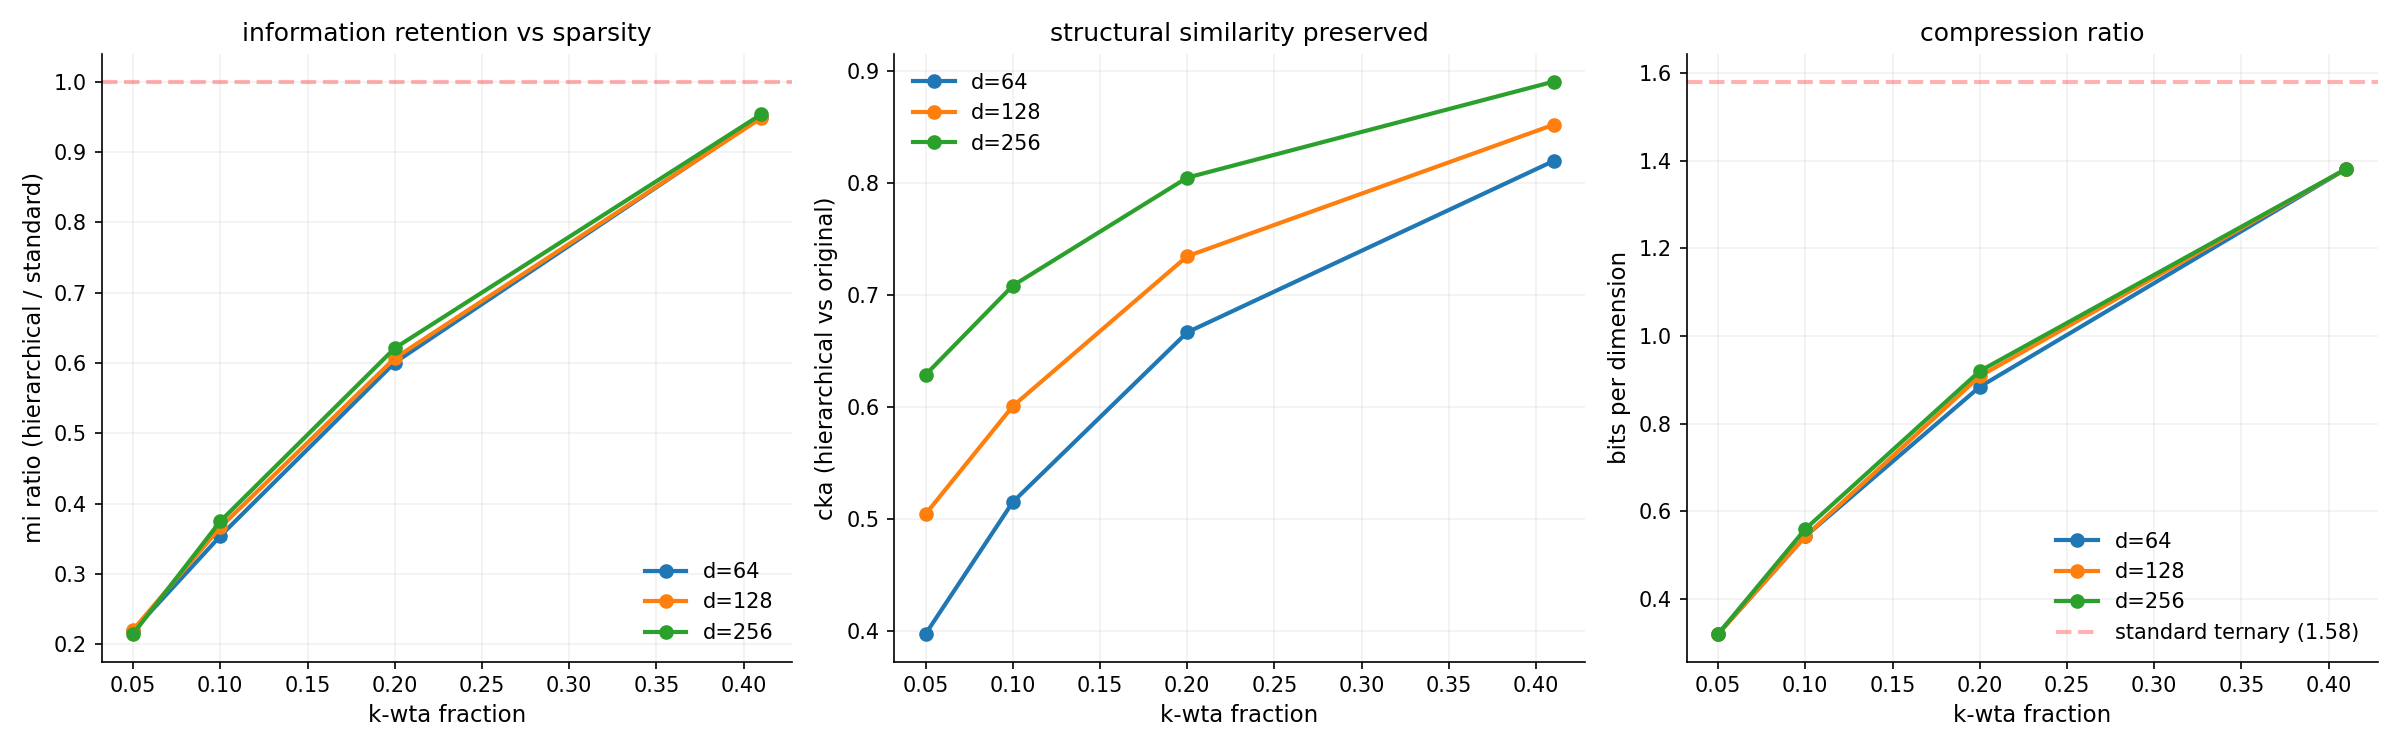

Here is the Python script that generated this plot:
from __future__ import annotations

import sys
import time
from pathlib import Path

import numpy as np

sys.path.insert(0, str(Path(__file__).resolve().parent.parent))
from shared import (
    apply_plot_style,
    build_rng,
    build_run_record,
    child_rng,
    discrete_mutual_information,
    linear_cka,
    mean_confidence_interval,
    paired_difference_stats,
    utc_now_iso,
    write_json,
)

SCRIPT_PATH = Path(__file__).resolve()
SEED = 42
D_VALUES = [64, 128, 256]
K_FRACTIONS = [0.05, 0.10, 0.20, 0.41]
N_SAMPLES = 256
TRIALS = 16


def standard_ternary(x, alpha=1.0):
    threshold = alpha * np.mean(np.abs(x), axis=-1, keepdims=True)
    signs = np.sign(x)
    mask = np.abs(x) > threshold
    return signs * mask


def hierarchical_ternary(x, k_fraction):
    n, d = x.shape
    k = max(1, int(d * k_fraction))
    abs_x = np.abs(x)
    thresholds = np.partition(abs_x, -k, axis=-1)[:, -k]
    mask = abs_x >= thresholds[:, None]
    signs = np.sign(x)
    return signs * mask


def compute_metrics(x_original, x_quantized):
    n, d = x_original.shape

    firing_rate = float(np.mean(x_quantized != 0))

    mi_values = []
    for dim in range(min(8, d)):
        x_binned = np.digitize(x_original[:, dim], bins=np.linspace(-3, 3, 20))
        q_vals = x_quantized[:, dim].astype(int)
        mi = discrete_mutual_information(x_binned, q_vals)
        if mi is not None:
            mi_values.append(mi)

    mean_mi = float(np.mean(mi_values)) if mi_values else 0.0
    cka = linear_cka(x_original, x_quantized)

    bits_per_dim = 0.0
    if firing_rate > 0:
        p_nonzero = firing_rate
        p_zero = 1.0 - p_nonzero
        if p_zero > 0 and p_nonzero > 0:
            bits_per_dim = -(p_zero * np.log2(p_zero) + p_nonzero * np.log2(p_nonzero))
            if p_nonzero > 0:
                bits_per_dim += p_nonzero * 1.0

    return {
        "firing_rate": firing_rate,
        "mean_mi": mean_mi,
        "cka": cka if cka is not None else 0.0,
        "bits_per_dim": bits_per_dim,
    }


def main():
    apply_plot_style()
    import matplotlib.pyplot as plt

    started = utc_now_iso()
    t0 = time.time()
    rng = build_rng(SEED)

    all_trials = []

    for d in D_VALUES:
        for k_frac in K_FRACTIONS:
            for trial in range(TRIALS):
                trial_rng = child_rng(rng)
                x = trial_rng.standard_normal((N_SAMPLES, d))

                q_standard = standard_ternary(x)
                q_hierarchical = hierarchical_ternary(x, k_frac)

                m_std = compute_metrics(x, q_standard)
                m_hier = compute_metrics(x, q_hierarchical)

                all_trials.append({
                    "d": d,
                    "k_fraction": k_frac,
                    "trial": trial,
                    "standard_mi": m_std["mean_mi"],
                    "standard_cka": m_std["cka"],
                    "standard_fr": m_std["firing_rate"],
                    "standard_bpd": m_std["bits_per_dim"],
                    "hierarchical_mi": m_hier["mean_mi"],
                    "hierarchical_cka": m_hier["cka"],
                    "hierarchical_fr": m_hier["firing_rate"],
                    "hierarchical_bpd": m_hier["bits_per_dim"],
                })

    fig, axes = plt.subplots(1, 3, figsize=(16, 5))

    ax1 = axes[0]
    for d in D_VALUES:
        mi_ratios = []
        for k in K_FRACTIONS:
            std_mi = np.mean([t["standard_mi"] for t in all_trials if t["d"] == d and t["k_fraction"] == k])
            hier_mi = np.mean([t["hierarchical_mi"] for t in all_trials if t["d"] == d and t["k_fraction"] == k])
            mi_ratios.append(hier_mi / max(std_mi, 1e-10))
        ax1.plot(K_FRACTIONS, mi_ratios, marker="o", label=f"d={d}")
    ax1.set_xlabel("k-wta fraction")
    ax1.set_ylabel("mi ratio (hierarchical / standard)")
    ax1.set_title("information retention vs sparsity")
    ax1.axhline(y=1.0, color="red", linestyle="--", alpha=0.3)
    ax1.legend()

    ax2 = axes[1]
    for d in D_VALUES:
        ckas = [np.mean([t["hierarchical_cka"] for t in all_trials if t["d"] == d and t["k_fraction"] == k]) for k in K_FRACTIONS]
        ax2.plot(K_FRACTIONS, ckas, marker="o", label=f"d={d}")
    ax2.set_xlabel("k-wta fraction")
    ax2.set_ylabel("cka (hierarchical vs original)")
    ax2.set_title("structural similarity preserved")
    ax2.legend()

    ax3 = axes[2]
    for d in D_VALUES:
        bpds = [np.mean([t["hierarchical_bpd"] for t in all_trials if t["d"] == d and t["k_fraction"] == k]) for k in K_FRACTIONS]
        ax3.plot(K_FRACTIONS, bpds, marker="o", label=f"d={d}")
    ax3.axhline(y=1.58, color="red", linestyle="--", alpha=0.3, label="standard ternary (1.58)")
    ax3.set_xlabel("k-wta fraction")
    ax3.set_ylabel("bits per dimension")
    ax3.set_title("compression ratio")
    ax3.legend()

    plt.tight_layout()
    fig_path = SCRIPT_PATH.parent / "hierarchical_ternary.png"
    plt.savefig(fig_path)
    plt.close()

    summary = {}
    paired_stats = {}
    for k in [0.05, 0.10, 0.20]:
        std_mi = [t["standard_mi"] for t in all_trials if t["k_fraction"] == 0.41 and t["d"] == 256]
        hier_mi = [t["hierarchical_mi"] for t in all_trials if t["k_fraction"] == k and t["d"] == 256]
        std_cka = [t["standard_cka"] for t in all_trials if t["k_fraction"] == 0.41 and t["d"] == 256]
        hier_cka = [t["hierarchical_cka"] for t in all_trials if t["k_fraction"] == k and t["d"] == 256]
        if std_mi and hier_mi:
            paired_stats[f"mi_k{k}_vs_standard"] = paired_difference_stats(std_mi, hier_mi, SEED)
        if std_cka and hier_cka:
            paired_stats[f"cka_k{k}_vs_standard"] = paired_difference_stats(std_cka, hier_cka, SEED)
        summary[f"k{k}_d256_mi"] = mean_confidence_interval(hier_mi)
        summary[f"k{k}_d256_cka"] = mean_confidence_interval(hier_cka)
        summary[f"k{k}_d256_bpd"] = mean_confidence_interval([t["hierarchical_bpd"] for t in all_trials if t["k_fraction"] == k and t["d"] == 256])

    summary["standard_d256_mi"] = mean_confidence_interval([t["standard_mi"] for t in all_trials if t["k_fraction"] == 0.41 and t["d"] == 256])
    summary["standard_d256_cka"] = mean_confidence_interval([t["standard_cka"] for t in all_trials if t["k_fraction"] == 0.41 and t["d"] == 256])

    finished = utc_now_iso()
    duration = time.time() - t0

    record = build_run_record(
        simulation_name="hierarchical_ternary",
        script_path=SCRIPT_PATH,
        started_at_utc=started,
        finished_at_utc=finished,
        duration_sec=duration,
        parameters={
            "d_values": D_VALUES,
            "k_fractions": K_FRACTIONS,
            "n_samples": N_SAMPLES,
            "trials": TRIALS,
        },
        seed_numpy=SEED,
        n_trials=len(all_trials),
        summary=summary,
        statistics=paired_stats,
        trials=all_trials,
        artifacts=[
            {"name": "hierarchical_ternary.png", "type": "figure"},
            {"name": "hierarchical_ternary_metrics.json", "type": "metrics"},
        ],
        warnings=["synthetic gaussian data, not trained model activations"],
    )

    metrics_path = SCRIPT_PATH.parent / "hierarchical_ternary_metrics.json"
    write_json(metrics_path, record)

    print(f"done in {duration:.1f}s, {len(all_trials)} trials")
    for k in K_FRACTIONS:
        mi = np.mean([t["hierarchical_mi"] for t in all_trials if t["k_fraction"] == k and t["d"] == 256])
        cka = np.mean([t["hierarchical_cka"] for t in all_trials if t["k_fraction"] == k and t["d"] == 256])
        bpd = np.mean([t["hierarchical_bpd"] for t in all_trials if t["k_fraction"] == k and t["d"] == 256])
        print(f"  k={k:.2f}: MI={mi:.4f} CKA={cka:.4f} bits/dim={bpd:.3f}")


if __name__ == "__main__":
    main()
